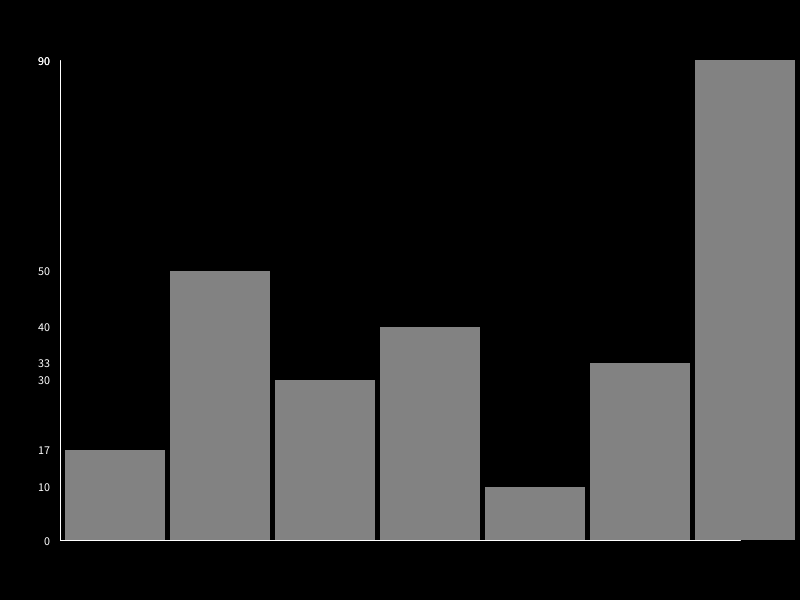
Frame 1 (no input)
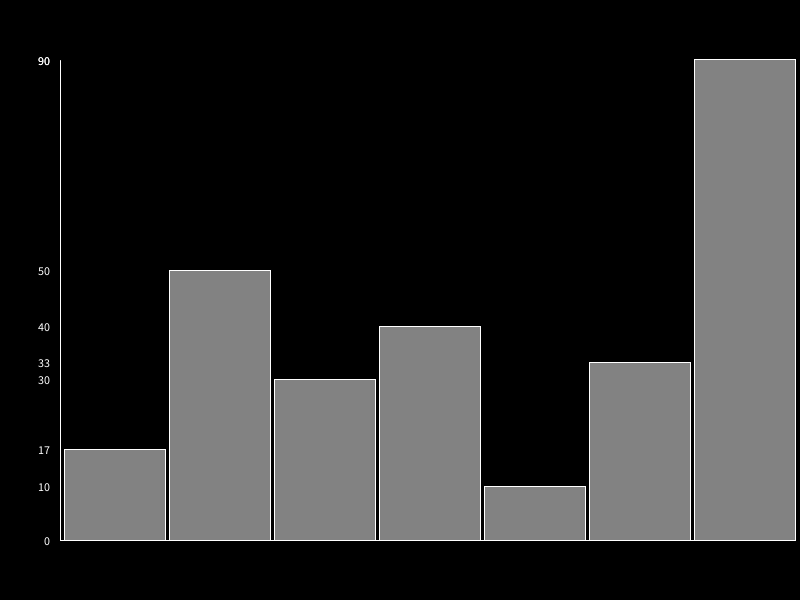
Frame 60 (the mouse pressed at the canvas centre just before this capture)
Frame 120 (the mouse held since frame 60 and released just before this capture): identical to frame 60, image omitted

The Processing sketch that drew these frames (run headless with seeded random() and noise(); from frame 60 on, the mouse is pressed at the canvas centre):

// Processing sketch: Proyecto_1
// ── Proyecto_1.pde
BarChart barChart;

void setup() {
  barChart = caso(1);
}

void draw() {
  barChart.draw();
}

BarChart caso(int caseNum) {
    BarChart ventas = new BarChart();
    ventas.setData(new float[] { 17, 50.5, 30, 40, 10, 33.24, 90.12 } );
    if (caseNum <= 1) return ventas; // CASE 1
    ventas.setMinMaxValor(0, 100);
    if (caseNum <= 2) return ventas; // CASE 2
    ventas.setBarGap(10);
    if (caseNum <= 3) return ventas; // CASE 3
    ventas.setBarLabels(new String[] {"Enero", "Febrero", "Marzo", "Abril", "Mayo", "Junio", "Julio" } );
    if (caseNum <= 4) return ventas; // CASE 4
    ventas.setBackgroundColor(color(250, 250, 0));
    ventas.setBarColor(color(250, 0, 250));
    ventas.setAxisColor(color(0, 250, 250));
    ventas.setLabelColor(color(0, 0, 0));
    return ventas;
}

// ── BarChart.pde
public class BarChart {
  // --- 1 Attributes ---
  // --------------------
  // -- 1.1 Data --
  /** The data to be displayed */
  private float[] data = null;
  /** The minimum value of the data shown in the chart */
  private int minValor = -1;
  /** The maximum value of the data shown in the chart */
  private int maxValor = -1;

  // -- 1.2 Layout --
  /** The gap between the bars */
  private int barGap = 4;
  /** The labels of the bars */
  private String[] barLabels;
  /** The color of the bars */
  private color barColor = color(130);
  /** The background color of the chart */
  private color backgroundColor = color(0);
  /** The axis color of the chart */
  private color axisColor = color(255);
  /** The color of the labels */
  private color labelColor = color(255);

  // -- 1.3 General --
  private int chartOffset = 60;


  // --- 2 Constructors ---
  // ----------------------
  /** Create a new bar chart instance */
  public BarChart() { setup(); }
  private void setup() { size(800, 600); }
  
  // --- 3 Methods ---
  // -----------------
  // -- 3.1 Drawing --
  /** Draw the bar chart */
  void draw() {
    drawChart();
    drawAxis();
  }
  private void drawAxis() {
    // Drawing a line for the y and x axis
    stroke(axisColor);
    line(chartOffset, height - chartOffset, width - chartOffset, height - chartOffset);
    line(chartOffset, height - chartOffset, chartOffset, chartOffset);
  }
  private void drawLabels(float barWidth) {
    // Drawing the labels for the y axis
    fill(labelColor);
    textAlign(RIGHT, CENTER);
    // Min max values
    if (minValor != maxValor) {
      text(minValor, chartOffset - 10, height - chartOffset);
      text(maxValor, chartOffset - 10, chartOffset);
    }
    // Drawing on the y axis the labels for the data values
    for(int i = 0; i < data.length; i++) {
      // Drawing the y value on the y axis at the height of the bar
      float x = chartOffset - 10;
      float barHeight = map(min(data[i] / (maxValor / max(data)), maxValor), 0, maxValor, 0, height - chartOffset * 2);
      float y = height - chartOffset - barHeight;
      text(int(data[i]), x, y);
    }
    // Drawing the labels for the x axis
    if (barLabels != null) {
      textAlign(CENTER, CENTER);
      for (int i = 0; i < barLabels.length; i++) {
        float x = chartOffset + i * barWidth + (i + 1) * barGap + barWidth / 2;
        text(barLabels[i], x, height - chartOffset + 10);
      }
    }
  }
  private void drawChart() {
    if (data == null) return;

    background(backgroundColor);
    float barWidth = (width - chartOffset - barGap * (data.length + 1)) / data.length;
    float max = max(data);
    drawBars(barWidth, max);
    drawLabels(barWidth);
  }
  private void drawBars(float barWidth, float max) {
    for (int i = 0; i < data.length; i++) {
      // Calculating the needed variables
      float scaleDiff = maxValor / max;
      float x = chartOffset + i * barWidth + (i + 1) * barGap;
      float barHeight = map(min(data[i] / scaleDiff, max), 0, maxValor, 0, height - chartOffset * 2);
      // Calculate the color of the bar
      if (mouseX > x && mouseX < x + barWidth && mouseY > height - barHeight - chartOffset && mouseY < height - chartOffset) {
        // Illustrating the value of the selected bar
        textAlign(CENTER, CENTER);
        text(data[i], x + barWidth / 2, height - barHeight - chartOffset - 10);
        // Setting the color of the bar
        fill(255 - red(barColor), 100, 255 - blue(barColor));
      }
      else { fill(barColor); }
      // Draw the rect of the bar
      rect(x, height - barHeight - chartOffset, barWidth, barHeight);
    }
  }

  // -- 3.2 Getters and setters --
  void setData(float[] data) { 
    this.data = data; 
    float minData = min(data);
    if (minValor == -1) minValor = minData > 0 ? 0 : int(minData - 1);
    if (maxValor == -1) maxValor = int(max(data));
  }
  void setBarGap(int barGap) { this.barGap = barGap; }
  void setBarColor(color barColor) { this.barColor = barColor; }
  void setBackgroundColor(color backgroundColor) { this.backgroundColor = backgroundColor; }
  void setAxisColor(color axisColor) { this.axisColor = axisColor; }
  void setLabelColor(color labelColor) { this.labelColor = labelColor; }
  void setMinMaxValor(int minValor, int maxValor) {
    this.minValor = minValor;
    this.maxValor = maxValor;
  }
  void setBarLabels(String[] barLabels) {
    if (barLabels.length != data.length) throw new IllegalArgumentException("The number of labels must be equal to the number of bars");
    this.barLabels = barLabels;
  }
}
